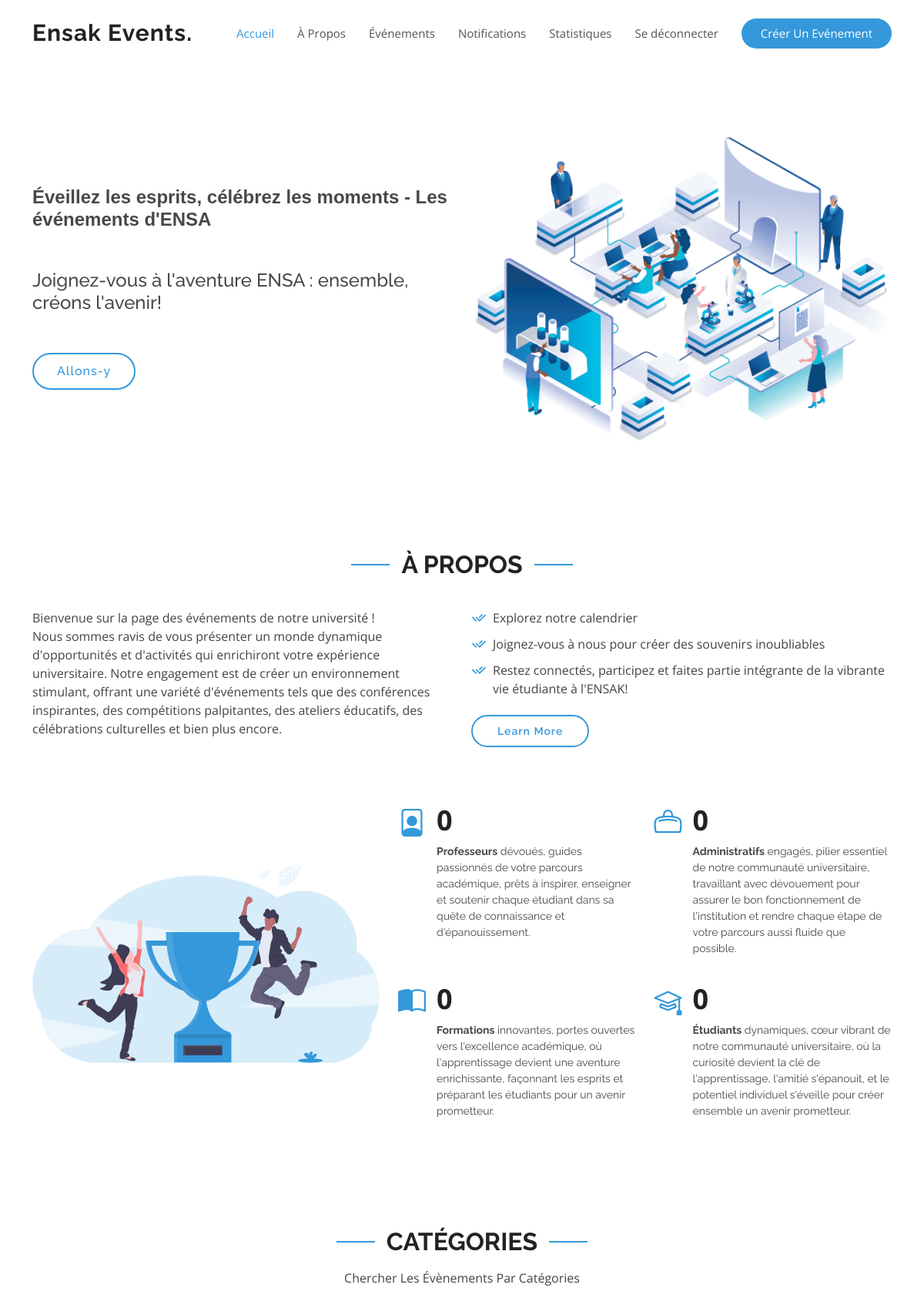
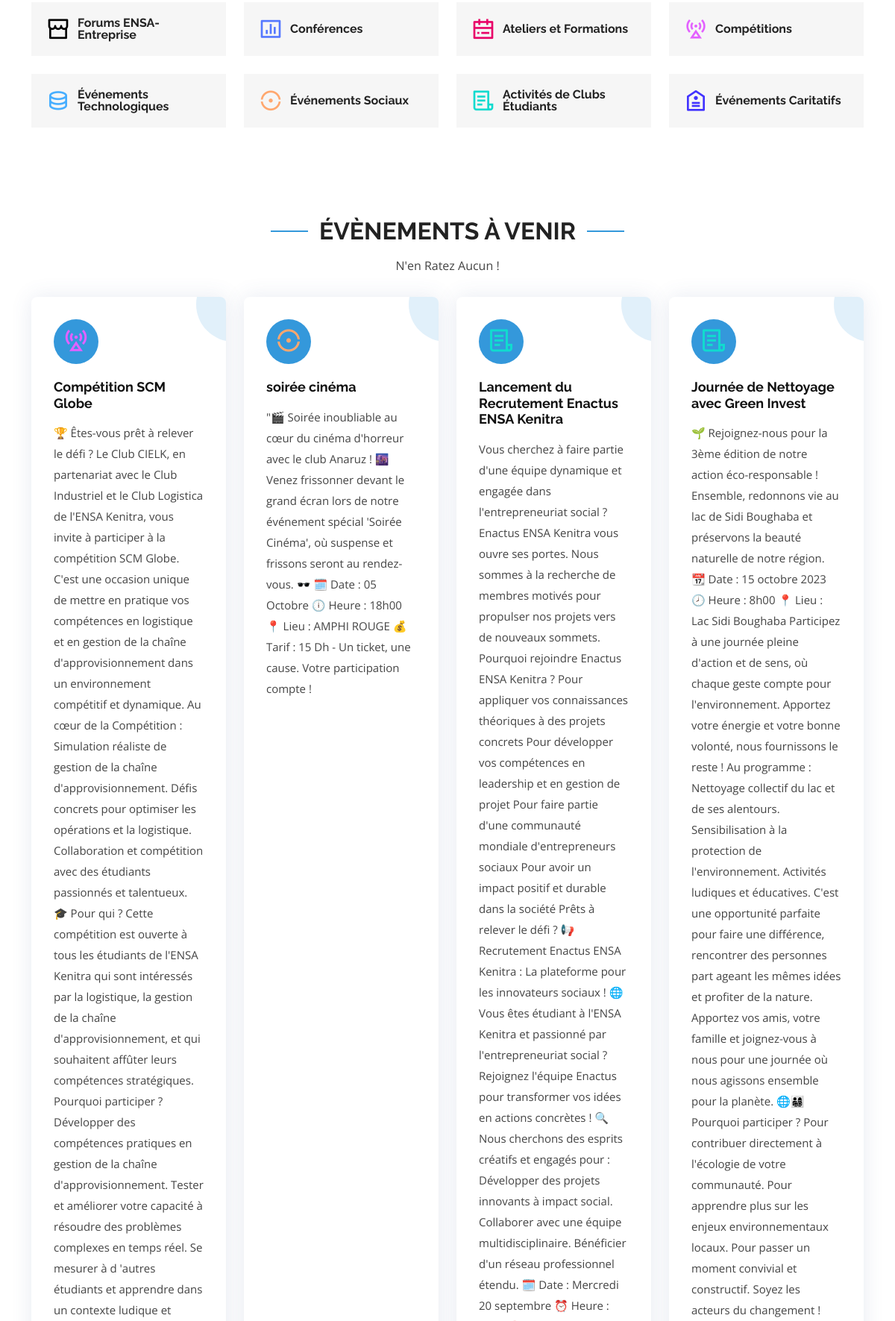
The page / (upper part) on the database its author committed (2 pictures, top to bottom).
### tables this page shows
CREATE TABLE `evenements` (
  `id_evenements` int(11) NOT NULL,
  `titre` varchar(255) DEFAULT NULL,
  `description` text DEFAULT NULL,
  `date` date DEFAULT NULL,
  `lieu` varchar(255) DEFAULT NULL,
  `categorie` varchar(255) DEFAULT NULL,
  `id_admin` int(11) DEFAULT NULL,
  `image` varchar(250) DEFAULT NULL,
  `notification_sent` tinyint(1) NOT NULL DEFAULT 0
);

### index.php (the view, shortened to what this page needs)
<?php
include 'connexion.php';
$query = "SELECT * FROM evenements
WHERE date >= CURDATE()
ORDER BY date DESC
LIMIT 4";
$result = $link->query($query);
$categories_icons = array(
    "Forums ENSA-Entreprise" => "ri-store-line",
    "Conférences" => "ri-bar-chart-box-line",
    "Ateliers et Formations" => "ri-calendar-todo-line",
    "Compétitions" => "ri-base-station-line",
    "Événements Technologiques" => "ri-database-2-line",
    "Événements Sociaux" => "ri-gradienter-line",
    "Activités de Clubs Étudiants" => "ri-file-list-3-line",
    "Événements Caritatifs" => "ri-price-tag-2-line"
);
$categorie_colors = array(
  "Forums ENSA-Entreprise" => "#000000",
  "Conférences" => "#e6ff00",
  "Ateliers et Formations" => "#e80368",
  "Compétitions" => "#e361ff",
  "Événements Technologiques" => "#47aeff",
  "Événements Sociaux" => "#ffa76e",
  "Activités de Clubs Étudiants" => "#11dbcf",
  "Événements Caritatifs" => "#4233ff"
);
?>
<!DOCTYPE html>
<html lang="en">
<head>
  <link href="https://cdn.jsdelivr.net/npm/bootstrap-icons@1.20.0/font/bootstrap-icons.css" rel="stylesheet">
  <link href="assets/vendor/aos/aos.css" rel="stylesheet">
  <link href="assets/vendor/bootstrap/css/bootstrap.min.css" rel="stylesheet">
  <link href="assets/vendor/bootstrap-icons/bootstrap-icons.css" rel="stylesheet">
  <link href="assets/vendor/boxicons/css/boxicons.min.css" rel="stylesheet">
  <link href="assets/vendor/glightbox/css/glightbox.min.css" rel="stylesheet">
  <link href="assets/vendor/remixicon/remixicon.css" rel="stylesheet">
  <link href="assets/vendor/swiper/swiper-bundle.min.css" rel="stylesheet">
  <link href="assets/css/style.css" rel="stylesheet">
  </head>
<body>
  <header id="header" class="fixed-top d-flex align-items-center">
    <div class="container d-flex align-items-center justify-content-between">
      <div class="logo">
        <h1><a href="index.php">Ensak Events.</a></h1>
      </div>
      <nav id="navbar" class="navbar">
        <ul>
            <li><a class="nav-link scrollto active" href="#hero"> Accueil</a></li>
            <li><a class="nav-link scrollto" href="#about"> À Propos</a></li>
            <li><a class="nav-link scrollto" href="#services">Événements</a></li>
            <li><a class="nav-link scrollto" href="notification.php">Notifications</a></li>
            <li><a class="nav-link scrollto" href="stats.php">Statistiques</a></li>
            <li><a class="nav-link scrollto" href="deconnexion.php">Se déconnecter</a></li>
            <li><a class="getstarted scrollto" href="authent-admin.php"> Créer Un Evénement</a></li>
        </ul>
    </nav>
    </div>
  </header>
  <section id="hero" class="d-flex align-items-center">
    <div class="container">
      <div class="row">
        <div class="col-lg-6 pt-5 pt-lg-0 order-2 order-lg-1 d-flex flex-column justify-content-center">
          <h2 data-aos="fade-up" style="font-family:'Arial Narrow Bold', sans-serif; font-weight: bold;">
            Éveillez les esprits, célébrez les moments - Les événements d'ENSA </h2>
          <h2 data-aos="fade-up" data-aos-delay="400">Joignez-vous à l'aventure ENSA : ensemble, créons l'avenir!</h2>
          <div data-aos="fade-up" data-aos-delay="800">
            <a href="#about" class="btn-get-started scrollto">Allons-y</a>
          </div>
        </div>
        <div class="col-lg-6 order-1 order-lg-2 hero-img" data-aos="fade-left" data-aos-delay="200">
          <img src="assets/img/hero-img.png" class="img-fluid animated" alt="">
        </div>
      </div>
    </div>
  </section>
  <main id="main">
    <section id="about" class="about">
      <div class="container">
        <div class="section-title" data-aos="fade-up">
          <h2>À propos</h2>
        </div>
        <div class="row content">
          <div class="col-lg-6" data-aos="fade-up" data-aos-delay="150">
            <p>
              Bienvenue sur la page des événements de notre université !<br> Nous sommes ravis de vous présenter un monde dynamique d'opportunités et d'activités qui enrichiront votre expérience universitaire. Notre engagement est de créer un environnement stimulant, offrant une variété d'événements tels que des conférences inspirantes, des compétitions palpitantes, des ateliers éducatifs, des célébrations culturelles et bien plus encore.
            </p>
          </div>
          <div class="col-lg-6 pt-4 pt-lg-0" data-aos="fade-up" data-aos-delay="300">
            <ul>
              <li><i class="ri-check-double-line"></i>Explorez notre calendrier </li>
              <li><i class="ri-check-double-line"></i>Joignez-vous à nous pour créer des souvenirs inoubliables </li>
              <li><i class="ri-check-double-line"></i>Restez connectés, participez et faites partie intégrante de la vibrante vie étudiante à l'ENSAK!</li>
            </ul>
            <a href="#" class="btn-learn-more">Learn More</a>
          </div>
        </div>
      </div>
    </section>
    <section id="counts" class="counts">
      <div class="container">
        <div class="row">
          <div class="image col-xl-5 d-flex align-items-stretch justify-content-center justify-content-xl-start" data-aos="fade-right" data-aos-delay="150">
            <img src="assets/img/counts-img.svg" alt="" class="img-fluid">
          </div>
          <div class="col-xl-7 d-flex align-items-stretch pt-4 pt-xl-0" data-aos="fade-left" data-aos-delay="300">
            <div class="content d-flex flex-column justify-content-center">
              <div class="row">
                <div class="col-md-6 d-md-flex align-items-md-stretch">
                  <div class="count-box">
                    <i class="bi bi-file-person"></i>
                    <span data-purecounter-start="0" data-purecounter-end="60" data-purecounter-duration="1" class="purecounter"></span>
                    <p><strong>Professeurs</strong> dévoués, guides passionnés de votre parcours académique, prêts à inspirer, enseigner et soutenir chaque étudiant dans sa quête de connaissance et d'épanouissement.</p>
                  </div>
                </div>
                <div class="col-md-6 d-md-flex align-items-md-stretch">
                  <div class="count-box">
                    <i class="bi bi-duffle"></i>
                    <span data-purecounter-start="0" data-purecounter-end="28" data-purecounter-duration="1" class="purecounter"></span>
                    <p><strong>Administratifs</strong> engagés, pilier essentiel de notre communauté universitaire, travaillant avec dévouement pour assurer le bon fonctionnement de l'institution et rendre chaque étape de votre parcours aussi fluide que possible.</p>
                  </div>
                </div>
                <div class="col-md-6 d-md-flex align-items-md-stretch">
                  <div class="count-box">
                    <i class="bi bi-book-half"></i>
                    <span data-purecounter-start="0" data-purecounter-end="10" data-purecounter-duration="1" class="purecounter"></span>
                    <p><strong>Formations</strong> innovantes, portes ouvertes vers l'excellence académique, où l'apprentissage devient une aventure enrichissante, façonnant les esprits et préparant les étudiants pour un avenir prometteur.</p>
                  </div>
                </div>
                <div class="col-md-6 d-md-flex align-items-md-stretch">
                  <div class="count-box">
                    <i class="bi bi-mortarboard"></i>
                    <span data-purecounter-start="0" data-purecounter-end="1697" data-purecounter-duration="1" class="purecounter"></span>
                    <p><strong>Étudiants</strong> dynamiques, cœur vibrant de notre communauté universitaire, où la curiosité devient la clé de l'apprentissage, l'amitié s'épanouit, et le potentiel individuel s'éveille pour créer ensemble un avenir prometteur.</p>
                  </div>
                </div>
              </div>
            </div>
          </div>
        </div>
      </div>
    </section>
    <section id="Categories" class="Categories">
      <div class="container">
        <div class="section-title" data-aos="fade-up">
          <h2>Catégories</h2>
          <p>Chercher Les Évènements Par Catégories</p>
        </div>
        <div class="row" data-aos="fade-up" data-aos-delay="300">
          <div class="col-lg-3 col-md-4">
            <div class="icon-box">
              <i class="ri-store-line" style="color: #000000;"></i>
              <h3><a href="trie.php?categorie=Forums ENSA-Entreprise">Forums ENSA-Entreprise</a></h3>
            </div>
          </div>
          <div class="col-lg-3 col-md-4 mt-4 mt-md-0">
            <div class="icon-box">
              <i class="ri-bar-chart-box-line" style="color: #5578ff;"></i>
              <h3><a href="trie.php?categorie=Conférences">Conférences</a></h3>
            </div>
          </div>
          <div class="col-lg-3 col-md-4 mt-4 mt-md-0">
            <div class="icon-box">
              <i class="ri-calendar-todo-line" style="color: #e80368;"></i>
              <h3><a href="trie.php?categorie=Ateliers et Formations">Ateliers et Formations</a></h3>
            </div>
          </div>
          <div class="col-lg-3 col-md-4 mt-4 mt-lg-0">
            <div class="icon-box">
              <i class="ri-base-station-line" style="color: #e361ff;"></i>
              <h3><a href="trie.php?categorie=Compétitions">Compétitions</a></h3>
            </div>
          </div>
          <div class="col-lg-3 col-md-4 mt-4">
            <div class="icon-box">
              <i class="ri-database-2-line" style="color: #47aeff;"></i>
              <h3><a href="trie.php?categorie=Événements Technologiques">Événements Technologiques </a></h3>
            </div>
          </div>
          <div class="col-lg-3 col-md-4 mt-4">
            <div class="icon-box">
              <i class="ri-gradienter-line" style="color: #ffa76e;"></i>
              <h3><a href="trie.php?categorie=Événements Sociaux">Événements Sociaux</a></h3>
            </div>
          </div>
          <div class="col-lg-3 col-md-4 mt-4">
            <div class="icon-box">
              <i class="ri-file-list-3-line" style="color: #11dbcf;"></i>
              <h3><a href="trie.php?categorie=Activités de Clubs Étudiants">Activités de Clubs Étudiants</a></h3>
            </div>
          </div>
          <div class="col-lg-3 col-md-4 mt-4">
            <div class="icon-box">
              <i class="ri-price-tag-2-line" style="color: #4233ff;"></i>
              <h3><a href="trie.php?categorie=Événements Caritatifs">Événements Caritatifs </a></h3>
            </div>
          </div>
        </div>
      </div>
    </section>
    <section id="services" class="services">
      <div class="container">
        <div class="section-title" data-aos="fade-up">
          <h2>Évènements à Venir</h2>
          <p>N'en Ratez Aucun !</p>
        </div>
        <div class="row">
        <?php
          while ($row = $result->fetch_assoc()) {
              echo '<div class="col-md-6 col-lg-3 d-flex align-items-stretch mb-5 mb-lg-0">';
              echo '<div class="icon-box" data-aos="fade-up" data-aos-delay="100">';
              echo '<div class="icon"><i class="' . $categories_icons[$row['categorie']] . '" style="color:' . $categorie_colors[$row['categorie']] . ';"></i></div>';
              echo '<h4 class="title"><a href="detail.php?id=' . $row['id_evenements'] . '">' . $row['titre'] . '</a></h4>';
              echo '<p class="description">' . $row['description'] . '</p>';
              echo '</div>';
              echo '</div>';
          }
          ?>
        </div>
      </div>
    </section>
  </main>
</body>
</html>

### rows shown on the page
evenements: titre "Compétition SCM Globe"
evenements: titre "soirée cinéma", description "\"🎬 Soirée inoubliable au cœur du cinéma d'horreur avec le club Anaruz ! 🌆 Venez frissonner devant le grand écran lors de notre événement spécial 'Soirée Cinéma', où suspense et frissons seront au rendez-vous. 🕶️ 🗓️ Date : 05 Octobre 🕕 Heure : 18h00 📍 Lieu : AMPHI ROUGE 💰 Tarif : 15 Dh - Un ticket, une cause. Votre participation compte !"
evenements: titre "Lancement du Recrutement Enactus ENSA Kenitra"
evenements: titre "Journée de Nettoyage avec Green Invest", description "🌱 Rejoignez-nous pour la 3ème édition de notre action éco-responsable ! Ensemble, redonnons vie au lac de Sidi Boughaba et préservons la beauté naturelle de notre région. 📆 Date : 15 octobre 2023 🕗 Heure : 8h00 📍 Lieu : Lac Sidi Boughaba Participez à une journée pleine d'action et de sens, où chaque geste compte pour l'environnement. Apportez votre énergie et votre bonne volonté, nous fournissons le reste ! Au programme : Nettoyage collectif du lac et de ses alentours. Sensibilisation à la protection de l'environnement. Activités ludiques et éducatives. C'est une opportunité parfaite pour faire une différence, rencontrer des personnes part ageant les mêmes idées et profiter de la nature.…"
